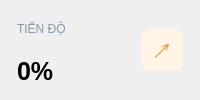
         <widget class="QFrame" name="metricCard3">
          <property name="minimumSize">
           <size>
            <width>0</width>
            <height>82</height>
           </size>
          </property>
          <property name="frameShape">
           <enum>QFrame::NoFrame</enum>
          </property>
          <layout class="QHBoxLayout" name="metricProgressLayout">
           <property name="leftMargin">
            <number>17</number>
           </property>
           <property name="topMargin">
            <number>11</number>
           </property>
           <property name="rightMargin">
            <number>17</number>
           </property>
           <property name="bottomMargin">
            <number>11</number>
           </property>
           <item>
            <layout class="QVBoxLayout" name="metricProgressText">
             <item>
              <widget class="QLabel" name="metricProgressTitle">
               <property name="styleSheet">
                <string notr="true">color: #8996AA; font-size: 9pt;</string>
               </property>
               <property name="text">
                <string>TIẾN ĐỘ</string>
               </property>
              </widget>
             </item>
             <item>
              <widget class="QLabel" name="metricProgressValue">
               <property name="styleSheet">
                <string notr="true">font-size: 19pt; font-weight: 700;</string>
               </property>
               <property name="text">
                <string>0%</string>
               </property>
              </widget>
             </item>
            </layout>
           </item>
           <item>
            <spacer name="metricProgressSpacer">
             <property name="orientation">
              <enum>Qt::Horizontal</enum>
             </property>
             <property name="sizeHint" stdset="0">
              <size>
               <width>20</width>
               <height>20</height>
              </size>
             </property>
            </spacer>
           </item>
           <item>
            <widget class="QLabel" name="metricProgressIcon">
             <property name="minimumSize">
              <size>
               <width>42</width>
               <height>42</height>
              </size>
             </property>
             <property name="maximumSize">
              <size>
               <width>42</width>
               <height>42</height>
              </size>
             </property>
             <property name="styleSheet">
              <string notr="true">background: #FFF4E5; color: #E39A32; border-radius: 10px; font-size: 15pt; font-weight: 700;</string>
             </property>
             <property name="text">
              <string>↗</string>
             </property>
             <property name="alignment">
              <set>Qt::AlignCenter</set>
             </property>
            </widget>
           </item>
          </layout>
         </widget>
